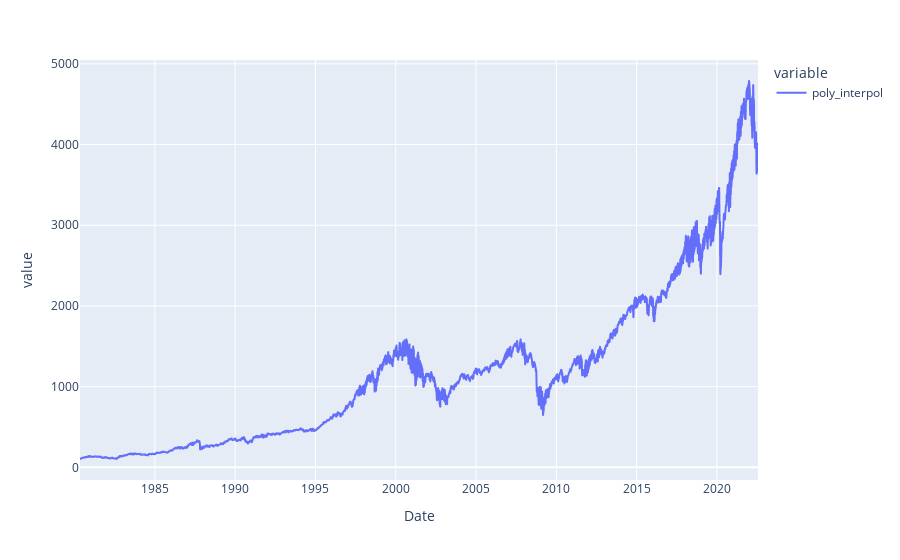

The cell this chart's notebook holds for it:
### Code cell
# To smooth edges in graph, we can also fit polynomial lines
daily_df['poly_interpol'] = daily_df['Close'].interpolate(method='spline', order=2)
display(daily_df.head(10))

fig = px.line(daily_df, y=["poly_interpol"])
fig.show()

### Figure 1 — Plotly figure (JSON) as saved in the notebook; plotly's stock layout.template omitted (floating-point values rounded to 4 significant figures; data arrays with more than 128 entries replaced by an {"elided": "..."} marker saying what was removed)
{"data": [{"hovertemplate": "variable=poly_interpol<br>Date=%{x}<br>value=%{y}<extra></extra>", "legendgroup": "poly_interpol", "line": {"color": "#636efa", "dash": "solid"}, "marker": {"symbol": "circle"}, "mode": "lines", "name": "poly_interpol", "showlegend": true, "type": "scattergl", "x": {"elided": "15422 str values"}, "xaxis": "x", "y": {"elided": "15422 float values"}, "yaxis": "y"}], "layout": {"legend": {"title": {"text": "variable"}, "tracegroupgap": 0}, "margin": {"t": 60}, "xaxis": {"anchor": "y", "domain": [0, 1], "title": {"text": "Date"}}, "yaxis": {"anchor": "x", "domain": [0, 1], "title": {"text": "value"}}}}
